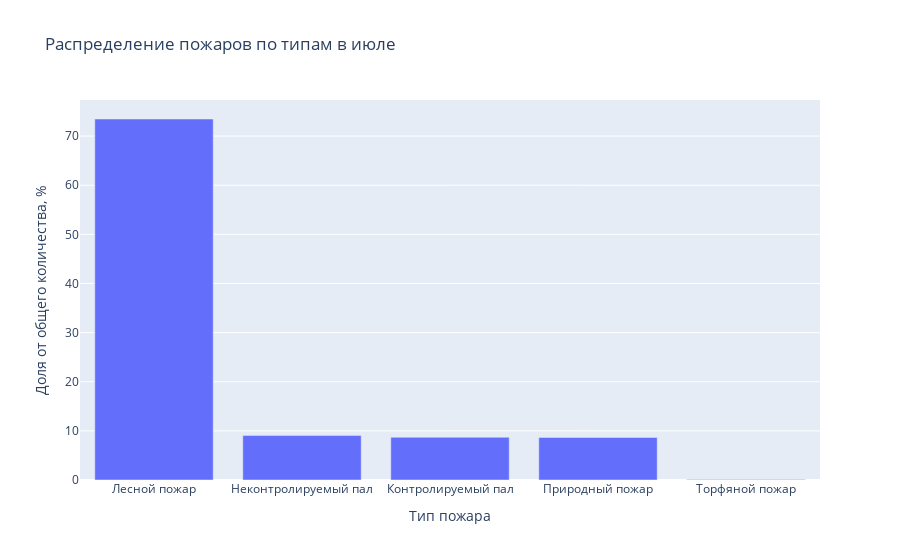

Notebook code for this chart:
### Code cell
fig = px.bar(wildfire_type_july, x='Тип пожара', y='Доля от общего количества, %', 
             title='Распределение пожаров по типам в июле')
fig.show()
fig.write_image('html/распределение июль.jpg')

### Figure 1 — Plotly figure (JSON) as saved in the notebook; plotly's stock layout.template omitted (floating-point values rounded to 4 significant figures)
{"data": [{"alignmentgroup": "True", "hovertemplate": "Тип пожара=%{x}<br>Доля от общего количества, %=%{y}<extra></extra>", "legendgroup": "", "marker": {"color": "#636efa", "pattern": {"shape": ""}}, "name": "", "offsetgroup": "", "orientation": "v", "showlegend": false, "textposition": "auto", "type": "bar", "x": ["Лесной пожар", "Неконтролируемый пал", "Контролируемый пал", "Природный пожар", "Торфяной пожар"], "xaxis": "x", "y": [73.47, 9.081, 8.694, 8.668, 0.08239], "yaxis": "y"}], "layout": {"barmode": "relative", "legend": {"tracegroupgap": 0}, "title": {"text": "Распределение пожаров по типам в июле"}, "xaxis": {"anchor": "y", "domain": [0, 1], "title": {"text": "Тип пожара"}}, "yaxis": {"anchor": "x", "domain": [0, 1], "title": {"text": "Доля от общего количества, %"}}}}
